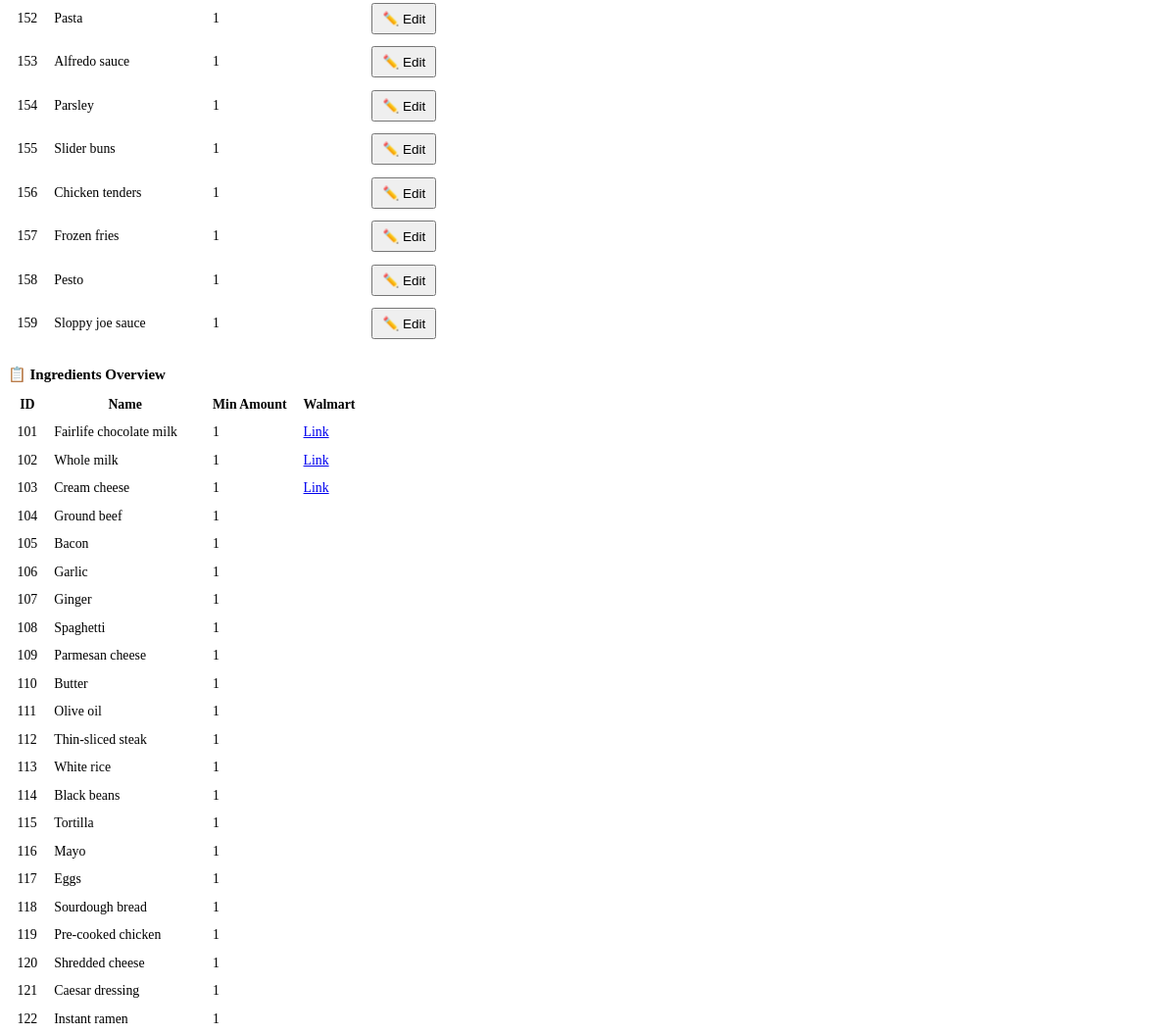
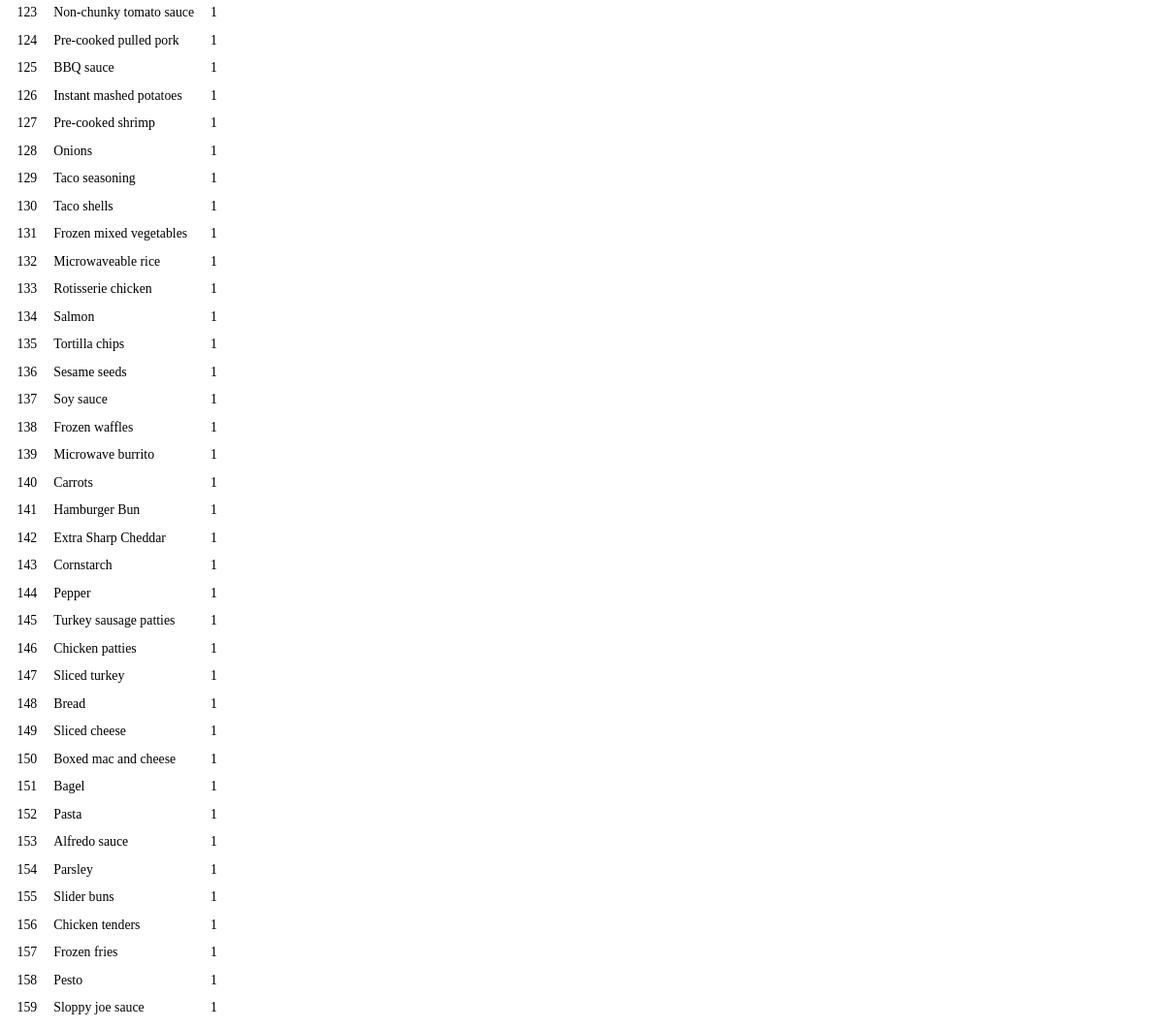
The app's page /ingredients (lower part), older data (2 pictures, top to bottom).
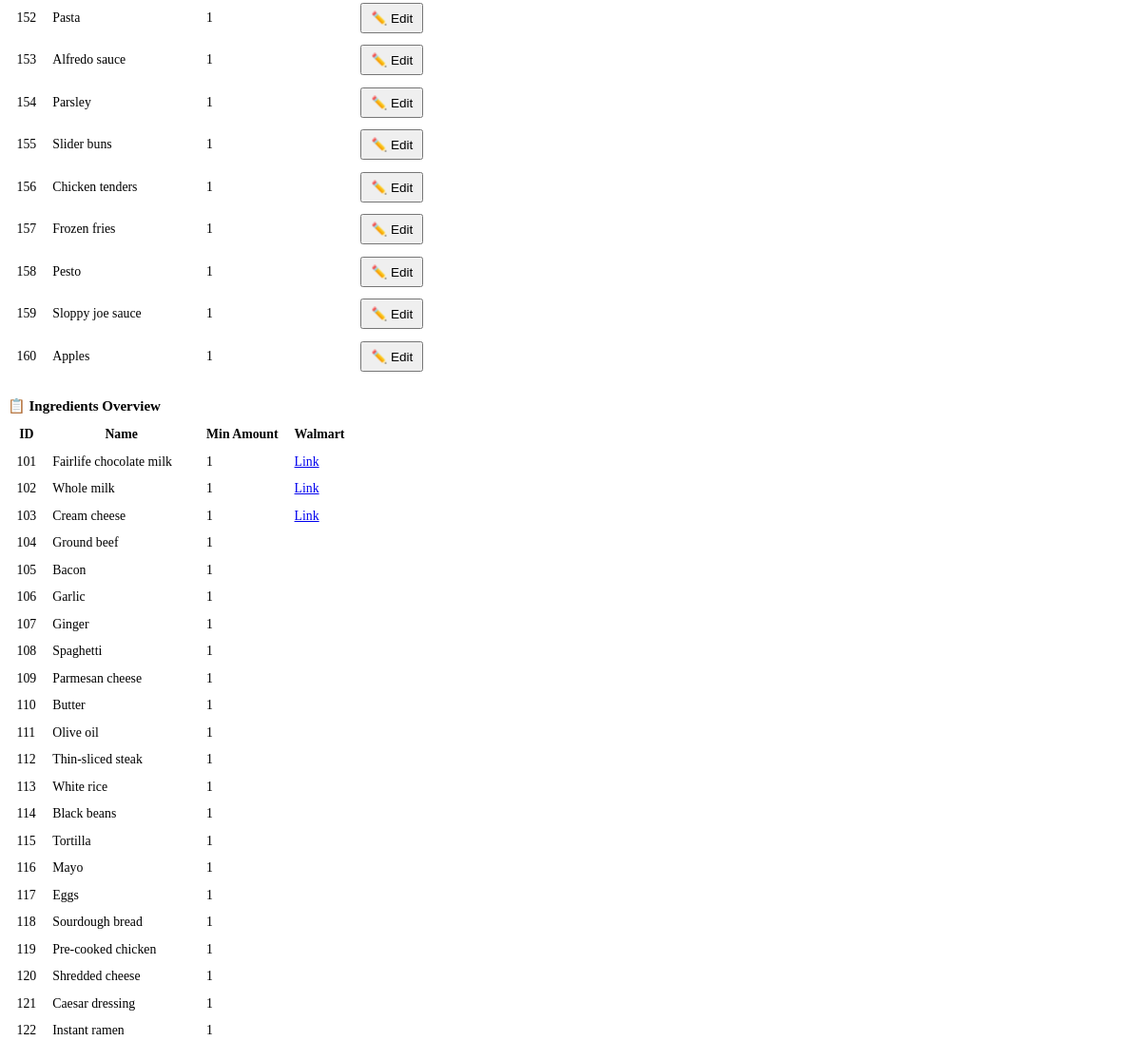
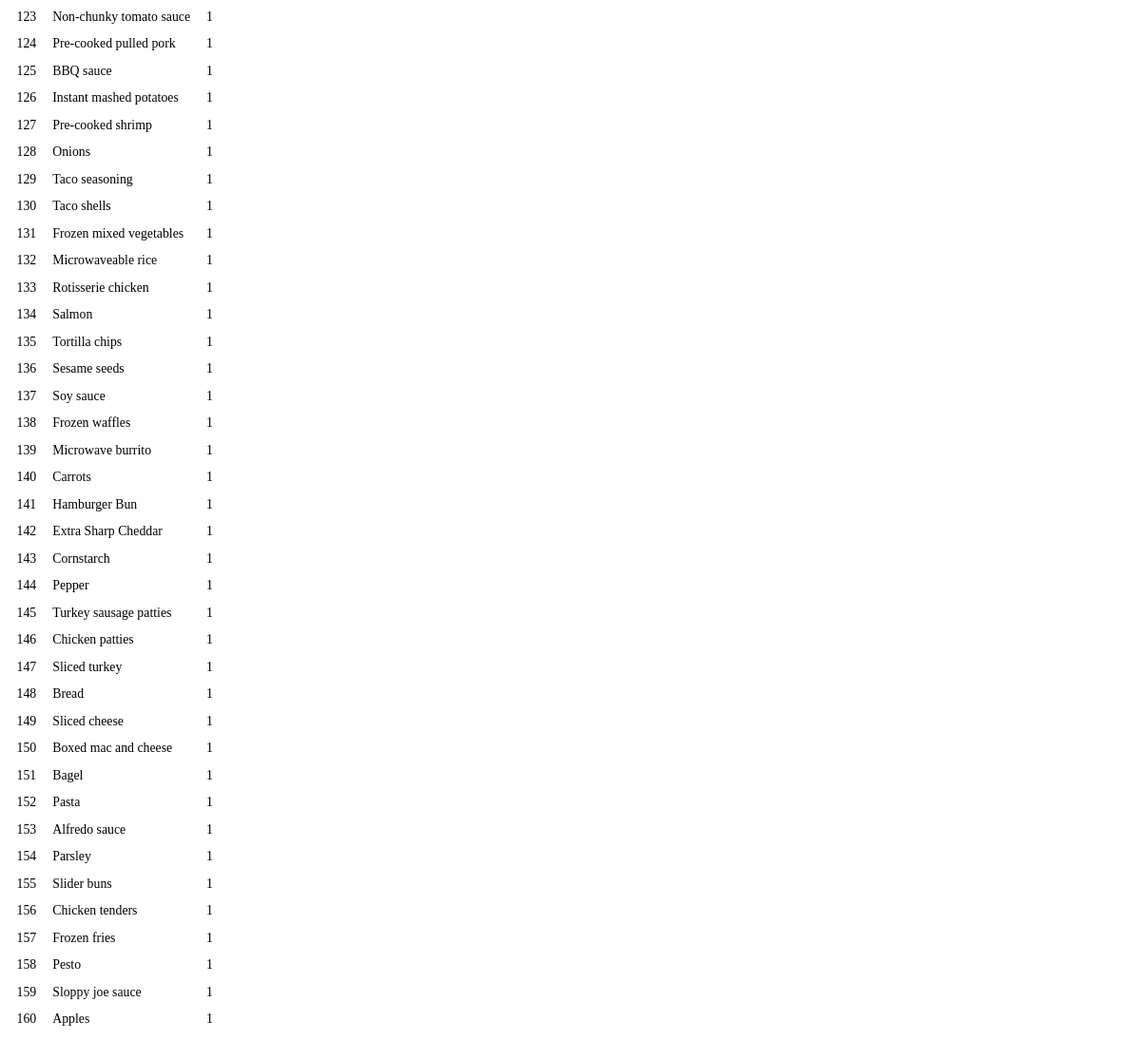
The same page, newer data (2 pictures, top to bottom).
### tables this page shows
CREATE TABLE ingredients_foods (
            id INTEGER PRIMARY KEY AUTOINCREMENT,
            name TEXT NOT NULL,
            min_amount_to_buy INTEGER NOT NULL,
            walmart_link TEXT
        );

### chefbyte_webapp/main.py (the view)
@app.get("/ingredients", response_class=HTMLResponse)
def ingredients_page(request: Request):
    items = fetch_table("ingredients_foods")
    return templates.TemplateResponse(
        "ingredients.html",
        {"request": request, "items": items, "status": get_status(), "page": "ingredients"},
    )

### chefbyte_webapp/templates/ingredients.html (shortened to what this page needs)
{% extends "base.html" %}
{% block content %}
<table role="grid">
  <tbody>
  {% for it in items %}
  <tr class="editable-row" id="ing-{{ it.id }}">
    <td class="view">{{ it.id }}</td>
    <td class="view">{{ it.name }}</td>
    <td class="view">{{ it.min_amount_to_buy }}</td>
    <td class="view">{% if it.walmart_link %}<a href="{{ it.walmart_link }}" target="_blank">Link</a>{% endif %}</td>
    <td class="actions view">
      <button type="button" data-edit-toggle="ing-{{ it.id }}">✏️ Edit</button>
    </td>
  </tr>
  {% endfor %}
  </tbody>
</table>
<h4>📋 Ingredients Overview</h4>
<table role="grid">
  <thead>
    <tr><th>ID</th><th>Name</th><th>Min Amount</th><th>Walmart</th></tr>
  </thead>
  <tbody>
  {% for it in items %}
  <tr>
    <td>{{ it.id }}</td>
    <td>{{ it.name }}</td>
    <td>{{ it.min_amount_to_buy }}</td>
    <td>{% if it.walmart_link %}<a href="{{ it.walmart_link }}" target="_blank">Link</a>{% endif %}</td>
  </tr>
  {% endfor %}
  </tbody>
</table>
{% endblock %}

Row changes from the older to the newer data that the page shows:
added ingredients_foods: id "160", name "Apples", min_amount_to_buy "1"
